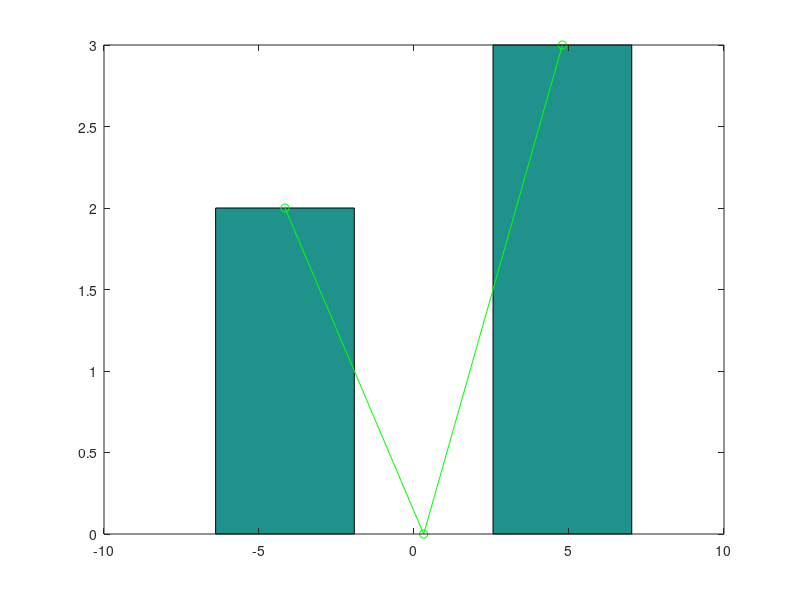

Here is the MATLAB script that generated this plot: (Note: this script raises an error after producing the figure.)
N=input("Dati N: ")
miu=input("Dati miu: ")
sigma=input("Dati sigma: ")

#generam random N date(numere) care respecta legea normala de parametri miu si sigma
X=random('norm', miu, sigma, [1,N]);
#ordonam crescatorul sirul de N numere generat
X_sorted = sort(X)
#calculam minimul si maximul sirului
X_min=min(X_sorted)
X_max=max(X_sorted)

#n este numarul de clase, vrem sa determinam numarul de clase disjuncte(cu regula lui Sturges)
n=floor(1+10/3*log10(N))
#calculam d(lungimea claselor)
d=(X_max-X_min)/n
#vectorul clase va contine extremitatile claselor(capetele intervalelor)

clase = [];
for i=1:n+1 
  ci = X_min + (i-1)*d;
  clase=[clase, ci];
endfor


#determinam frecventele absolute ale claselor f(=nr de date primare care se gasesc in clasa i) si mijloacele claselor
#folosimpt asta fct hist care returneaza  numarul de elemente(bars) si mijloacele lor
[fi, middle] = hist(X,n);

#Afisam tabelul statistic sistematizat

disp_nr=["Nr."];
disp_clase = ["        Clasa"];
disp_fi=["   Frecventa absoluta"];
disp_middle=["       Mijlocul clasei"];
disp_frel=["Frecventa relativa"];
for i=1:n
  disp_nr = [disp_nr;mat2str(i)];
  disp_clase = [disp_clase;"        [",mat2str(clase(i)),", ", mat2str(clase(i+1)), ")          "];
  disp_fi = [disp_fi;"       ",mat2str(fi(i)),"      "];
  disp_middle=[disp_middle;"      ", mat2str(middle(i)),"      "];
  disp_frel = [disp_frel;mat2str(fi(i)/N)];
endfor
disp_nr 
disp_clase 
disp_fi 
disp_middle 
disp_frel

table = [disp_nr disp_clase disp_fi disp_middle disp_frel]

#reprezentare grafica a histogramei frecventelor absolute
hist(X,n)
hold on;
#poligonul frecventelor absolute
plot(middle,fi,'o-g')

#media aritmetica, geometrica, armonica
arithmetic_mean = mean(X);
fprintf("Media aritmetica este: %d \n",arithmetic_mean)
geometric_mean = geomean(X);
fprintf("Media geometrica este: %d \n",geometric_mean)
harmonic_mean = harmmean(X);
fprintf("Media armonica este: %d \n",harmonic_mean)
#mediana = valoarea care imparte datele statistice ordonate crescator in doua parti egale
X_median = median(X_sorted) 

#calculam modul(mod= orice punct de maxim local al distributiei statistice X(middle1 ... middlen))
#                                                                              f1    ...    fn
i=find(fi==max(fi));
mod = middle(i);
fprintf("Modul este: %d \n",mod)

#calculam cuartilele
fprintf("CUartilele sunt: /n")
Q=prctile(X_sorted)
#dispersia si abaterea standard 
dispersie=var(X);
fprintf("Dispersia este: %d \n",dispersie)
abatere_standard=std(X);
fprintf("Abaterea standard este: %d \n",abatere_standard)

#calculam momentele centrate de ordin 1,2,3,4
m1=moment(X,1);
m2=moment(X,2);
m3=moment(X,3);
m4=moment(X,4);

format short 
fprintf("Momentul de ordin 1: %d \n",m1)
fprintf("Momentul de ordin 2: %d \n",m2)
fprintf("Momentul de ordin 3: %d \n",m3)
fprintf("Momentul de ordin 4: %d \n",m4)

